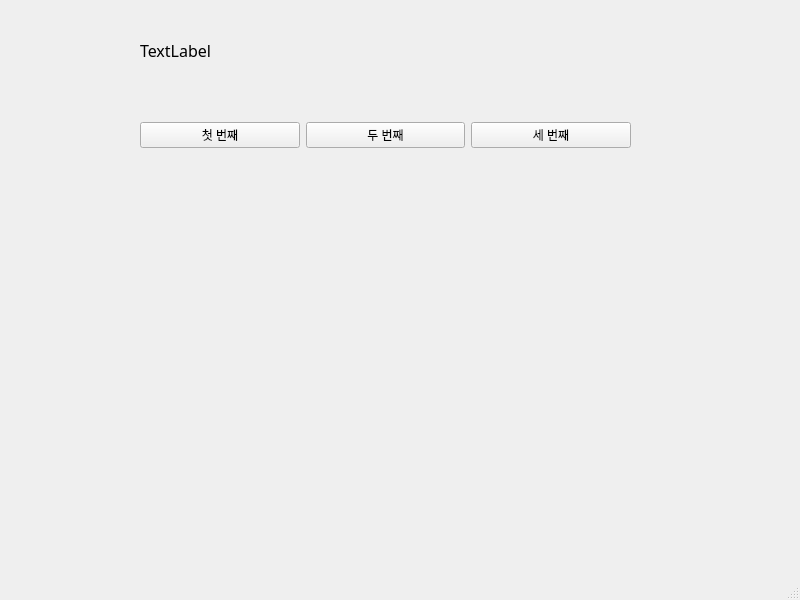
<?xml version="1.0" encoding="UTF-8"?>
<ui version="4.0">
 <class>MainWindow</class>
 <widget class="QMainWindow" name="MainWindow">
  <property name="geometry">
   <rect>
    <x>0</x>
    <y>0</y>
    <width>800</width>
    <height>600</height>
   </rect>
  </property>
  <property name="windowTitle">
   <string>MainWindow</string>
  </property>
  <widget class="QWidget" name="centralwidget">
   <widget class="QWidget" name="horizontalLayoutWidget">
    <property name="geometry">
     <rect>
      <x>140</x>
      <y>80</y>
      <width>491</width>
      <height>111</height>
     </rect>
    </property>
    <layout class="QHBoxLayout" name="horizontalLayout">
     <item>
      <widget class="QPushButton" name="pushButton">
       <property name="text">
        <string>첫 번째</string>
       </property>
      </widget>
     </item>
     <item>
      <widget class="QPushButton" name="pushButton_2">
       <property name="text">
        <string>두 번째</string>
       </property>
      </widget>
     </item>
     <item>
      <widget class="QPushButton" name="pushButton_3">
       <property name="text">
        <string>세 번째</string>
       </property>
      </widget>
     </item>
    </layout>
   </widget>
   <widget class="QLabel" name="label">
    <property name="geometry">
     <rect>
      <x>140</x>
      <y>35</y>
      <width>491</width>
      <height>31</height>
     </rect>
    </property>
    <property name="font">
     <font>
      <family>맑은 고딕</family>
      <pointsize>12</pointsize>
     </font>
    </property>
    <property name="text">
     <string>TextLabel</string>
    </property>
   </widget>
  </widget>
  <widget class="QMenuBar" name="menubar">
   <property name="geometry">
    <rect>
     <x>0</x>
     <y>0</y>
     <width>800</width>
     <height>22</height>
    </rect>
   </property>
  </widget>
  <widget class="QStatusBar" name="statusbar"/>
 </widget>
 <resources/>
 <connections>
  <connection>
   <sender>pushButton</sender>
   <signal>clicked()</signal>
   <receiver>MainWindow</receiver>
   <slot>FirstClick()</slot>
   <hints>
    <hint type="sourcelabel">
     <x>180</x>
     <y>162</y>
    </hint>
    <hint type="destinationlabel">
     <x>188</x>
     <y>224</y>
    </hint>
   </hints>
  </connection>
  <connection>
   <sender>pushButton_2</sender>
   <signal>clicked()</signal>
   <receiver>MainWindow</receiver>
   <slot>SecondClick()</slot>
   <hints>
    <hint type="sourcelabel">
     <x>371</x>
     <y>162</y>
    </hint>
    <hint type="destinationlabel">
     <x>376</x>
     <y>206</y>
    </hint>
   </hints>
  </connection>
  <connection>
   <sender>pushButton_3</sender>
   <signal>clicked()</signal>
   <receiver>MainWindow</receiver>
   <slot>ThirdClick()</slot>
   <hints>
    <hint type="sourcelabel">
     <x>584</x>
     <y>163</y>
    </hint>
    <hint type="destinationlabel">
     <x>583</x>
     <y>201</y>
    </hint>
   </hints>
  </connection>
 </connections>
 <slots>
  <slot>FirstClick()</slot>
  <slot>SecondClick()</slot>
  <slot>ThirdClick()</slot>
 </slots>
</ui>
